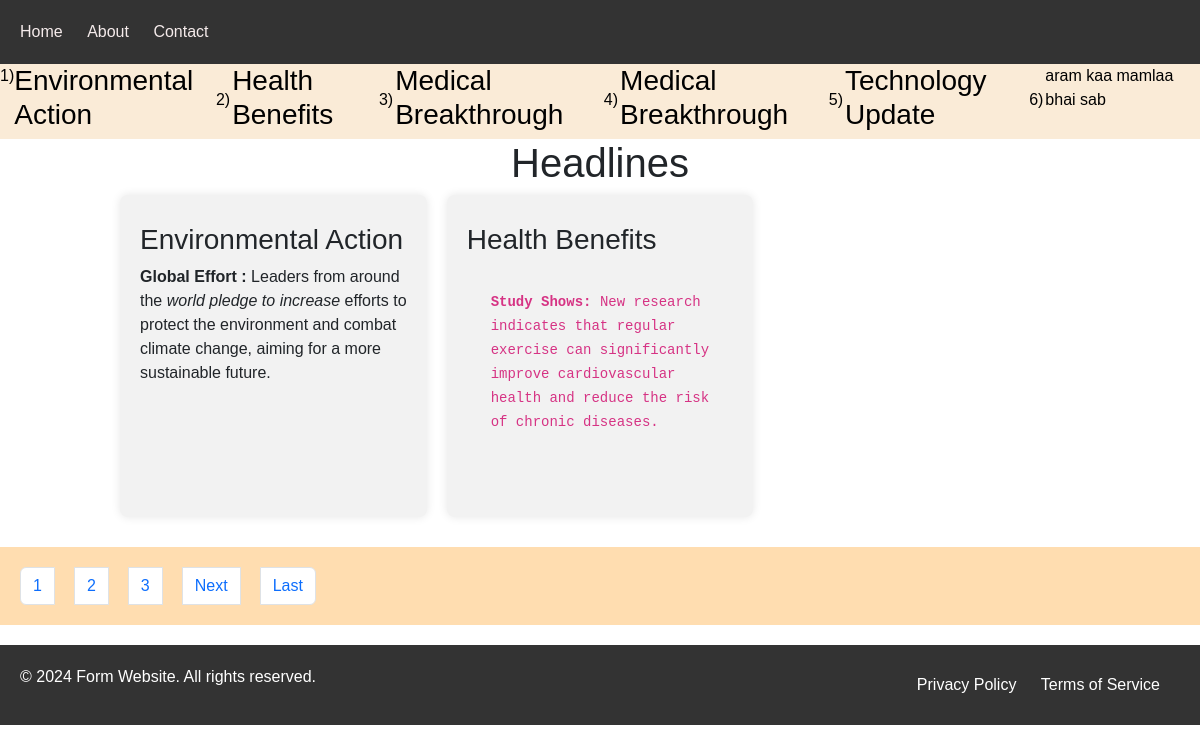
Page /news/ on the committed database.
### news/models.py (models this page shows)
class NewsArticle(models.Model):
    headline = models.CharField(max_length=35)
    dis = HTMLField()
    news_slug=AutoSlugField(populate_from='headline',unique=True,null=True,default=None)

### onepageweb/views.py (the view)
# urls.py: path("news/",views.news),
def news(request):
    newsdata = NewsArticle.objects.all().order_by("headline")
    marqueedata = NewsArticle.objects.all().order_by("headline")
    paginator = Paginator(newsdata, 2)
    page_number = request.GET.get('page')
    finaldata = paginator.get_page(page_number)
    totalpage = paginator.num_pages
    data = {
        'newsdata': finaldata,
        'headline': marqueedata,
        'totalpage': totalpage,
        'totalpagelist': range(1, totalpage + 1)  # Generate a list of page numbers from 1 to totalpage
    }
    return render(request, "news.html", data)

### templates/news.html (shortened to what this page needs)
{% extends "base.html" %}
{% block content %}
<marquee behavior="" direction="" style="background-color: antiquewhite; color: black;" onmouseover="stop()" onmouseout="start()">
    <span id="ans" style="display: flex;"></span>
</marquee>
<h1 id="heading" style="display: block; text-align: center;">Headlines</h1>
<div id="okk" style="margin-bottom: 30px;">
    <div class="col-12">
        {% for n in newsdata %}
        <div class="blocks">
            <h3>{{ n.headline | safe }}</h3>
            {{ n.dis | safe }}
        </div>
        {% endfor %}
    </div>
</div>
<nav aria-label="Page navigation example" style="background-color: rgb(255, 221, 176); padding: 20px; margin-bottom: 20px;">
    <ul class="pagination">
        {% for n in totalpagelist %}
        <li class="page-item"><a class="page-link" href="/news/?page={{ n }}">{{ n }}</a></li>
        {% endfor %}
        {% if newsdata.has_next %}
        <li class="page-item"><a class="page-link" href="/news/?page={{ newsdata.next_page_number }}">Next</a></li>
        {% endif %}
        <li class="page-item"><a class="page-link" href="/news/?page={{ totalpage }}">Last</a></li>
    </ul>
</nav>
{% endblock %}

### static/form.css (style rules this page uses)
body { font-family: Arial, sans-serif; margin: 0; padding: 0; background-color: #f4f4f4; }

### static/header.css (style rules this page uses)
body { margin: 0; font-family: Arial, sans-serif; background-color: #c91c1c; }
nav { background-color: #333; color: #fff; padding: 10px; }
nav ul { list-style-type: none; padding: 0; margin: 0; }
nav ul li { display: inline; margin-right: 20px; }
nav ul li a { color: #000000; text-decoration: none; }

### static/news.css (style rules this page uses)
.col-12 { width: 80%; margin: auto; display: grid; grid-template-columns: repeat(3, 1fr); gap: 20px; }
#okk { width: 80%; margin: auto; }
.blocks { background-color: #f2f2f2; padding: 20px; border-radius: 8px; box-shadow: 0 0 10px rgba(0, 0, 0, 0.1); }
.blocks h3 { margin-top: 0; }
.blocks div { margin-bottom: 0; }

### templates/header.html (style rules this page uses)
body { margin: 0; font-family: Arial, sans-serif; background-color: #ffffff; }
nav { background-color: #333; padding: 20px; }
nav ul { list-style-type: none; padding: 0; margin: 0; }
nav ul li { display: inline; margin-right: 20px; }
nav ul li a { color: #f5ebeb; text-decoration: none; }

### rows in the picture
NewsArticle: headline "Environmental Action", dis "Global Effort : Leaders from around the world pledge to increase efforts to protect the environment and combat climate change, aiming for a more sustainable future."
NewsArticle: headline "Health Benefits", dis "Study Shows: New research indicates that regular exercise can significantly improve cardiovascular health and reduce the risk of chronic diseases."

### other values in the picture
{{ n }} "1" "2" "3"
